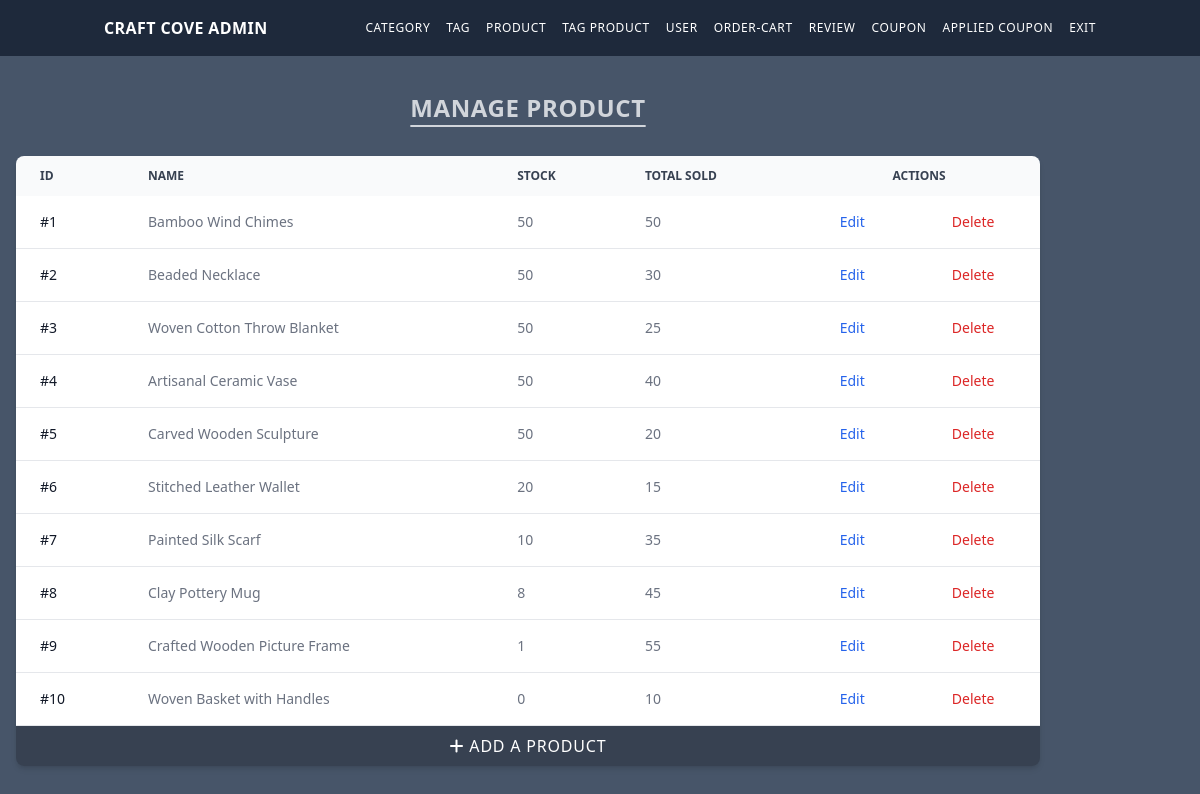
The page /admin_product.php (signed in) on the database its author committed.
### tables this page shows
CREATE TABLE product
(
    id          INT AUTO_INCREMENT PRIMARY KEY,
    name        VARCHAR(255)   NOT NULL UNIQUE,
    img_url     VARCHAR(255),
    description TEXT,
    price       DECIMAL(10, 2) NOT NULL,
    total_sold  INT       DEFAULT 0,
    category_id INT            NOT NULL,
    created_at  TIMESTAMP DEFAULT CURRENT_TIMESTAMP,
    updated_at  TIMESTAMP DEFAULT CURRENT_TIMESTAMP ON UPDATE CURRENT_TIMESTAMP,
    stock       INT(11) DEFAULT 0,
    FOREIGN KEY (category_id) REFERENCES category (id) ON DELETE CASCADE
);

### admin_product.php (the view, shortened to what this page needs)
<?php
global $conn;
$sql = 'SELECT * FROM product order by created_at DESC';
$result = $conn->query($sql);
?>
<div class="container mt-5">
    <h1 class="text-gray-300 text-2xl tracking-wide uppercase text-center font-semibold underline underline-offset-8 mb-8">
        Manage Product</h1>
    <div class="relative overflow-x-auto shadow-md sm:rounded-lg">
        <table class="w-full text-sm text-left rtl:text-right text-gray-500 dark:text-gray-400">
            <thead class="text-xs text-gray-700 uppercase bg-gray-50 dark:bg-gray-700 dark:text-gray-400">
            <tr>
                <th scope="col" class="px-6 py-3">
                    ID
                </th>
                <th scope="col" class="px-6 py-3">
                    Name
                </th>
                <th scope="col" class="px-6 py-3">
                    Stock
                </th>
                <th scope="col" class="px-6 py-3">
                    Total Sold
                </th>
                <th colspan="2" scope="col" class="px-6 py-3 text-center">
                    Actions
                </th>
            </tr>
            </thead>
            <tbody>
            <?php while ($row = mysqli_fetch_assoc($result)) : ?>
                <tr class="bg-white border-b dark:bg-gray-800 dark:border-gray-700 hover:bg-gray-50 dark:hover:bg-gray-600">
                    <th scope="row" class="px-6 py-4 font-medium text-gray-900 whitespace-nowrap dark:text-white">
                        #<?= $row['id'] ?>
                    </th>
                    <td class="px-6 py-4">
                        <?= $row['name'] ?>
                    </td>
                    <td class="px-6 py-4">
                        <?= $row['stock'] ?>
                    </td>
                    <td class="px-6 py-4">
                        <?= $row['total_sold'] ?>
                    </td>
                    <td class="px-6 py-4 text-center">
                        <a href="admin_product_edit.php?id=<?= $row['id'] ?>"
                           class="font-medium text-blue-600 dark:text-blue-500 hover:underline">Edit</a>
                    </td>
                    <td class="px-6 py-4 text-center">
                        <a href="admin_product_delete.php?id=<?= $row['id'] ?>"
                           class="font-medium text-red-600 dark:text-red-500 hover:underline">Delete</a>
                    </td>
                </tr>
            <?php endwhile; ?>
            </tbody>
        </table>
        <a href="admin_product_add.php"
           class="text-white bg-gray-700 w-full block uppercase text-center py-2 tracking-wider"><i
                    class="fa-solid fa-plus"></i> Add a Product</a>
    </div>
</div>

### rows shown on the page
product: id "1", name "Bamboo Wind Chimes", stock "50", total_sold "50"
product: id "2", name "Beaded Necklace", stock "50", total_sold "30"
product: id "3", name "Woven Cotton Throw Blanket", stock "50", total_sold "25"
product: id "4", name "Artisanal Ceramic Vase", stock "50", total_sold "40"
product: id "5", name "Carved Wooden Sculpture", stock "50", total_sold "20"
product: id "6", name "Stitched Leather Wallet", stock "20", total_sold "15"
product: id "7", name "Painted Silk Scarf", stock "10", total_sold "35"
product: id "8", name "Clay Pottery Mug", stock "8", total_sold "45"
product: id "9", name "Crafted Wooden Picture Frame", stock "1", total_sold "55"
product: id "10", name "Woven Basket with Handles", stock "0", total_sold "10"
